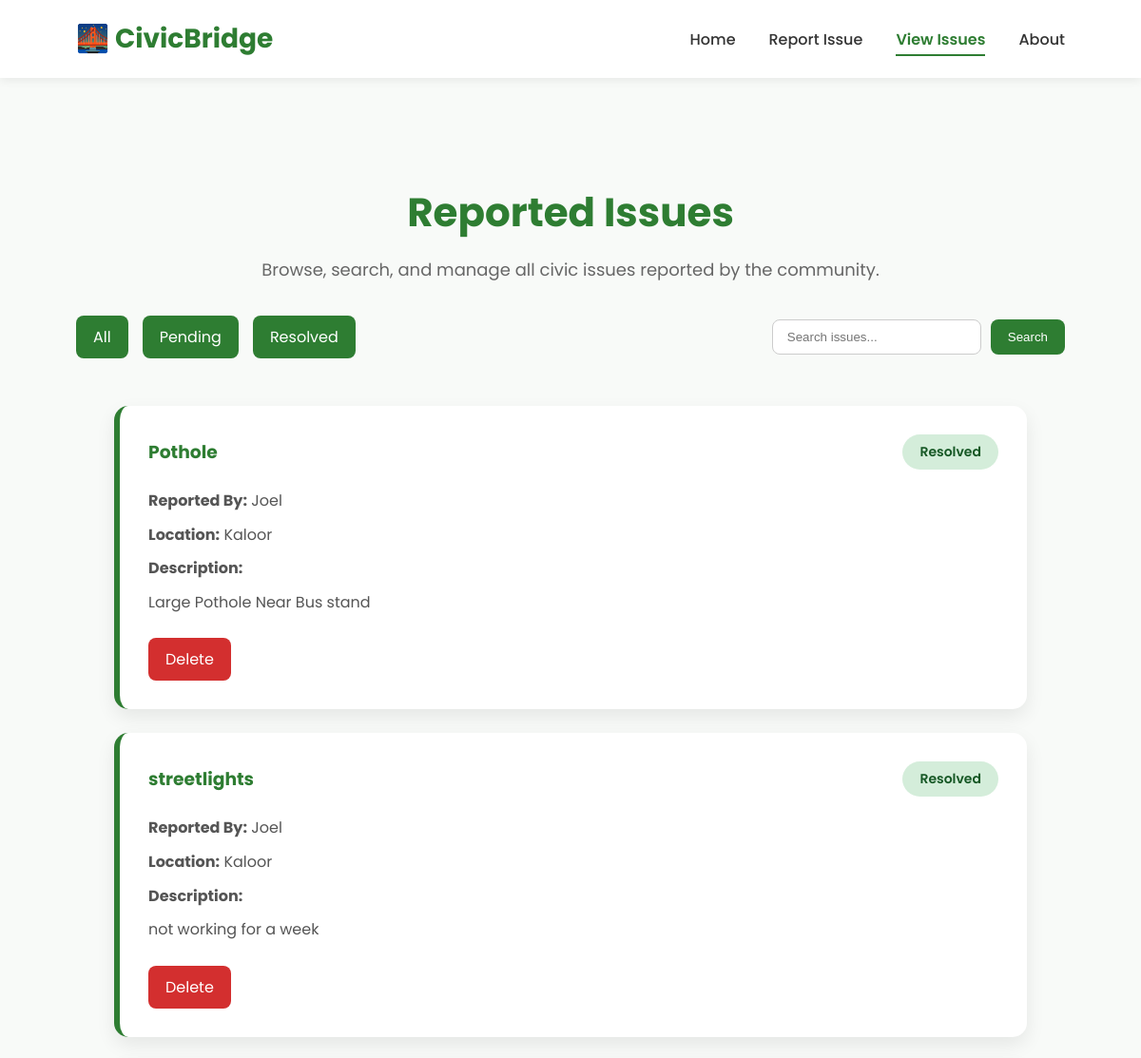
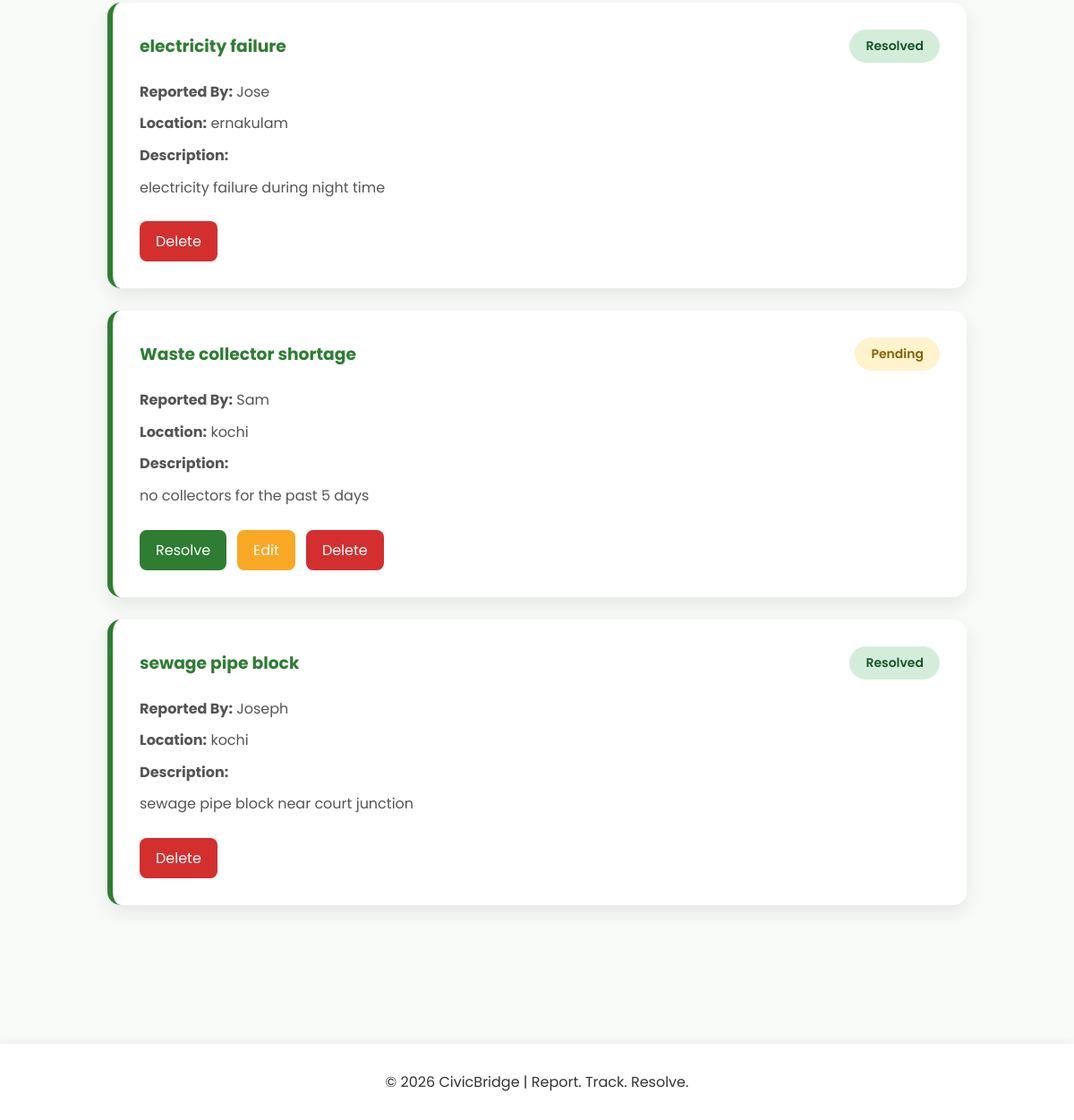
Page /issues on the committed database (2 pictures, top to bottom).
### tables this page shows
CREATE TABLE reports (
    id INTEGER PRIMARY KEY AUTOINCREMENT,
    name TEXT,
    location TEXT,
    title TEXT,
    description TEXT
, status TEXT);

### app/app.py (the view)
@app.route("/issues")
def issues():
    conn = sqlite3.connect("civicbridge.db")
    cursor=conn.cursor()
    status=request.args.get("status")
    search=request.args.get("search")
    if search:
        cursor.execute(
            "SELECT * FROM reports WHERE title LIKE ?",
            (f"%{search}%",)
        )
    elif status:
        cursor.execute(
            "SELECT * FROM reports WHERE status=?",
            (status,)
        )
    else:
        cursor.execute("SELECT * from reports")
    reports=cursor.fetchall()
    conn.close()
    return render_template("issues.html", reports=reports)

### app/templates/issues.html (shortened to what this page needs)
{% extends "base.html" %}
{% block content %}
<section class="issues-header">
    <h1>Reported Issues</h1>
    <p>
        Browse, search, and manage all civic issues reported by the community.
    </p>
    <div class="filter-bar">
        <div class="filter-links">
            <a href="/issues">All</a>
            <a href="/issues?status=Pending">Pending</a>
            <a href="/issues?status=Resolved">Resolved</a>
        </div>
        <form method="get" action="/issues" class="search-form">
            <input
                type="text"
                name="search"
                placeholder="Search issues..."
                value="{{ request.args.get('search', '') }}"
            >
            <button type="submit">
                Search
            </button>
        </form>
    </div>
</section>
<div class="issues-container">
{% if reports %}
    {% for report in reports %}
    <div class="issue-card">
        <div class="issue-top">
            <h3>{{ report[3] }}</h3>
            {% if report[5] == "Resolved" %}
                <span class="status resolved">
                    Resolved
                </span>
            {% else %}
                <span class="status pending">
                    Pending
                </span>
            {% endif %}
        </div>
        <p><strong>Reported By:</strong> {{ report[1] }}</p>
        <p><strong>Location:</strong> {{ report[2] }}</p>
        <p><strong>Description:</strong></p>
        <p>{{ report[4] }}</p>
        <div class="issue-actions">
            {% if report[5] == "Pending" %}
                <a href="/resolve/{{ report[0] }}" class="btn-resolve">
                    Resolve
                </a>
                <a href="/edit/{{ report[0] }}" class="btn-edit">
                    Edit
                </a>
            {% endif %}
            <a href="/delete/{{ report[0] }}" class="btn-delete">
                Delete
            </a>
        </div>
    </div>
    {% endfor %}
{% endif %}
</div>
{% endblock %}

### app/templates/base.html (shortened to what this page needs)
<!DOCTYPE html>
<html lang="en">
<head>
    <link rel="stylesheet"
          href="{{ url_for('static', filename='style.css') }}">
</head>
<body>
<header>
    <nav class="navbar">
        <div class="logo">
            🌉 <span>CivicBridge</span>
        </div>
        <ul class="nav-links">
    <li>
        <a href="/"
           class="{% if request.endpoint == 'home' %}active{% endif %}">
            Home
        </a>
    </li>
    <li>
        <a href="/report"
           class="{% if request.endpoint == 'report' %}active{% endif %}">
            Report Issue
        </a>
    </li>
    <li>
        <a href="/issues"
           class="{% if request.endpoint == 'issues' %}active{% endif %}">
            View Issues
        </a>
    </li>
    <li>
        <a href="/about"
           class="{% if request.endpoint == 'about' %}active{% endif %}">
            About
        </a>
    </li>
</ul>
    </nav>
</header>
<main>
    {% block content %}
    {% endblock %}
</main>
<footer>
    <p>© 2026 CivicBridge | Report. Track. Resolve.</p>
</footer>
</body>
</html>

### app/static/style.css (style rules this page uses)
* { margin:0; padding:0; box-sizing:border-box; }
body { font-family:'Poppins',sans-serif; background:#f8faf8; color:#333; }
.navbar { display:flex; justify-content:space-between; align-items:center; padding:20px 80px; background:#ffffff; box-shadow:0 2px 10px rgba(0,0,0,0.08); }
.logo { font-size:28px; font-weight:700; color:#2e7d32; }
.nav-links { display:flex; list-style:none; gap:35px; }
.nav-links a { text-decoration:none; color:#333; font-weight:500; transition:0.3s; }
.nav-links a.active { color:#2e7d32; font-weight:600; border-bottom:2px solid #2e7d32; padding-bottom:4px; }
main { padding:50px 80px; }
footer { text-align:center; padding:30px; background:#ffffff; margin-top:60px; box-shadow:0 -2px 10px rgba(0,0,0,0.05); }
.status { display:inline-block; padding:8px 18px; border-radius:30px; font-size:14px; font-weight:600; }
.pending { background:#fff3cd; color:#856404; }
.resolved { background:#d4edda; color:#155724; }
.issues-header { padding:60px 0 30px; text-align:center; }
.issues-header h1 { font-size:42px; color:#2e7d32; margin-bottom:15px; }
.issues-header p { color:#666; font-size:18px; margin-bottom:35px; }
.filter-bar { display:flex; justify-content:space-between; align-items:center; flex-wrap:wrap; gap:20px; }
.filter-links { display:flex; gap:15px; }
.filter-links a { text-decoration:none; background:#2e7d32; color:white; padding:10px 18px; border-radius:8px; transition:0.3s; }
.search-form { display:flex; gap:10px; }
.search-form input { padding:10px 15px; border:1px solid #ccc; border-radius:8px; width:220px; }
.search-form button { background:#2e7d32; color:white; border:none; padding:10px 18px; border-radius:8px; cursor:pointer; transition:0.3s; }
.issue-card { background:white; padding:30px; border-radius:15px; border-left:6px solid #2e7d32; box-shadow:0 8px 20px rgba(0,0,0,0.08); margin-bottom:25px; transition:0.3s; }
.issue-top { display:flex; justify-content:space-between; align-items:center; margin-bottom:20px; }
.issue-top h3 { color:#2e7d32; margin:0; }
.issue-card p { color:#555; margin:10px 0; line-height:1.6; }
.issue-actions { display:flex; gap:12px; margin-top:25px; flex-wrap:wrap; }
.btn-resolve, .btn-edit, .btn-delete { text-decoration:none; color:white; padding:10px 18px; border-radius:8px; transition:0.3s; }
.btn-resolve { background:#2e7d32; }
.btn-edit { background:#f9a825; }
.btn-delete { background:#d32f2f; }
.issues-container { max-width:1000px; margin:0 auto; padding:20px; }
.nav-links a.active { color:#2e7d32; font-weight:600; }

### rows in the picture
reports: title "Pothole", status "Resolved", name "Joel", location "Kaloor", description "Large Pothole Near Bus stand"
reports: title "streetlights", status "Resolved", name "Joel", location "Kaloor", description "not working for a week"
reports: title "electricity failure", status "Resolved", name "Jose", location "ernakulam", description "electricity failure during night time"
reports: title "Waste collector shortage", status "Pending", name "Sam", location "kochi", description "no collectors for the past 5 days"
reports: title "sewage pipe block", status "Resolved", name "Joseph", location "kochi", description "sewage pipe block near court junction"
